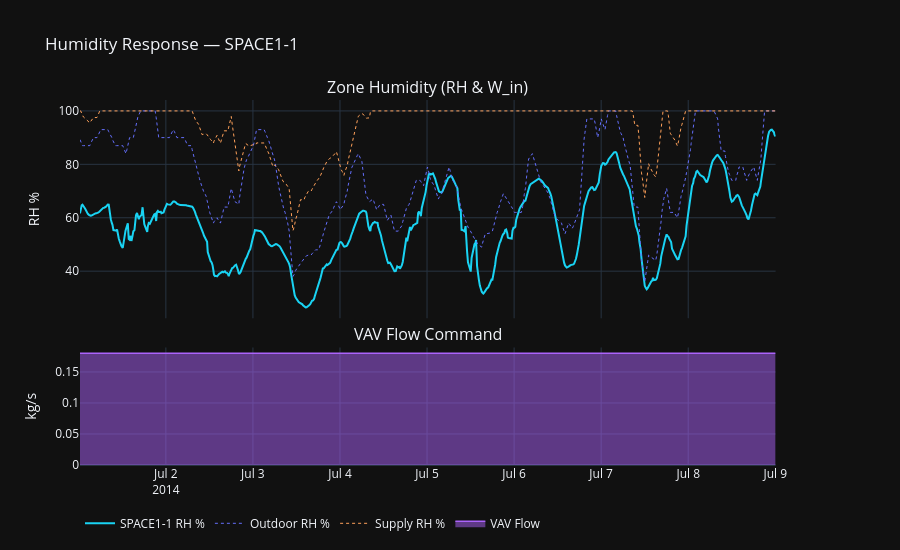

The notebook cell this image was saved under:
### Markdown cell above
## 2 · Humidity Response vs Flow Command

### Code cell
fig = make_subplots(
    rows=2, cols=1, shared_xaxes=True,
    row_heights=[0.65, 0.35],
    subplot_titles=['Zone Humidity (RH & W_in)', 'VAV Flow Command'],
    specs=[[{'secondary_y': True}], [{}]],
    vertical_spacing=0.08
)

# RH on primary y-axis
fig.add_trace(go.Scatter(x=df['Datetime'], y=df[f'{ZONE}_RH_pct'],
    name=f'{ZONE} RH %', line=dict(color='#19D3F3', width=2)), row=1, col=1, secondary_y=False)
fig.add_trace(go.Scatter(x=df['Datetime'], y=df['Out_RH_pct'],
    name='Outdoor RH %', line=dict(color='#636EFA', width=1, dash='dot')), row=1, col=1, secondary_y=False)
fig.add_trace(go.Scatter(x=df['Datetime'], y=df['Fan_Out_RH_pct'],
    name='Supply RH %', line=dict(color='#FFA15A', width=1, dash='dot')), row=1, col=1, secondary_y=False)

# W_in on secondary y-axis
# fig.add_trace(go.Scatter(x=df['Datetime'], y=df[f'{ZONE}_W_in_kg_kg'],
#     name=f'{ZONE} W_in (kg/kg)', line=dict(color='#FFA15A', width=1.5)), row=1, col=1, secondary_y=True)

# Row 2: Flow
fig.add_trace(go.Scatter(x=df['Datetime'], y=df[f'{ZONE}_VAV_Flow_kg_s'],
    name='VAV Flow', fill='tozeroy',
    line=dict(color='#AB63FA', width=1.5)), row=2, col=1)

fig.update_layout(template='plotly_dark', height=550,
    title=f'Humidity Response — {ZONE}',
    legend=dict(orientation='h', y=-0.12))
fig.update_yaxes(title_text='RH %', row=1, col=1, secondary_y=False)
fig.update_yaxes(title_text='kg/kg', row=1, col=1, secondary_y=True)
fig.update_yaxes(title_text='kg/s', row=2, col=1)
fig.show()

### Figure 1 — Plotly figure (JSON) as saved in the notebook; plotly's stock layout.template omitted (floating-point values rounded to 4 significant figures; data arrays with more than 128 entries replaced by an {"elided": "..."} marker saying what was removed)
{"data": [{"line": {"color": "#19D3F3", "width": 2}, "name": "SPACE1-1 RH %", "type": "scatter", "x": {"elided": "768 str values"}, "xaxis": "x", "y": {"elided": "768 float values"}, "yaxis": "y"}, {"line": {"color": "#636EFA", "dash": "dot", "width": 1}, "name": "Outdoor RH %", "type": "scatter", "x": {"elided": "768 str values"}, "xaxis": "x", "y": {"elided": "768 float values"}, "yaxis": "y"}, {"line": {"color": "#FFA15A", "dash": "dot", "width": 1}, "name": "Supply RH %", "type": "scatter", "x": {"elided": "768 str values"}, "xaxis": "x", "y": {"elided": "768 float values"}, "yaxis": "y"}, {"fill": "tozeroy", "line": {"color": "#AB63FA", "width": 1.5}, "name": "VAV Flow", "type": "scatter", "x": {"elided": "768 str values"}, "xaxis": "x2", "y": {"elided": "768 float values"}, "yaxis": "y3"}], "layout": {"annotations": [{"font": {"size": 16}, "showarrow": false, "text": "Zone Humidity (RH & W_in)", "x": 0.47, "xanchor": "center", "xref": "paper", "y": 1, "yanchor": "bottom", "yref": "paper"}, {"font": {"size": 16}, "showarrow": false, "text": "VAV Flow Command", "x": 0.47, "xanchor": "center", "xref": "paper", "y": 0.322, "yanchor": "bottom", "yref": "paper"}], "height": 550, "legend": {"orientation": "h", "y": -0.12}, "title": {"text": "Humidity Response — SPACE1-1"}, "xaxis": {"anchor": "y", "domain": [0, 0.94], "matches": "x2", "showticklabels": false}, "xaxis2": {"anchor": "y3", "domain": [0, 0.94]}, "yaxis": {"anchor": "x", "domain": [0.402, 1], "title": {"text": "RH %"}}, "yaxis2": {"anchor": "x", "overlaying": "y", "side": "right", "title": {"text": "kg/kg"}}, "yaxis3": {"anchor": "x2", "domain": [0, 0.322], "title": {"text": "kg/s"}}}}
